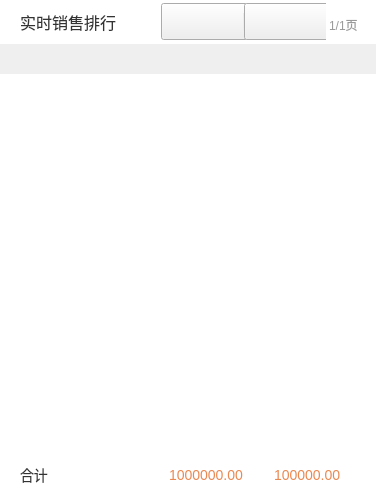
<?xml version="1.0" encoding="UTF-8"?>
<ui version="4.0">
 <class>RankChartsLeftWidget</class>
 <widget class="QWidget" name="RankChartsLeftWidget">
  <property name="geometry">
   <rect>
    <x>0</x>
    <y>0</y>
    <width>376</width>
    <height>495</height>
   </rect>
  </property>
  <property name="windowTitle">
   <string>Form</string>
  </property>
  <layout class="QVBoxLayout" name="verticalLayout">
   <property name="spacing">
    <number>0</number>
   </property>
   <property name="leftMargin">
    <number>0</number>
   </property>
   <property name="topMargin">
    <number>0</number>
   </property>
   <property name="rightMargin">
    <number>0</number>
   </property>
   <property name="bottomMargin">
    <number>0</number>
   </property>
   <item>
    <widget class="QWidget" name="topWidget" native="true">
     <property name="minimumSize">
      <size>
       <width>0</width>
       <height>44</height>
      </size>
     </property>
     <property name="maximumSize">
      <size>
       <width>16777215</width>
       <height>44</height>
      </size>
     </property>
     <property name="styleSheet">
      <string notr="true">QWidget#topWidget{
	background-color:#ffffff;
}</string>
     </property>
     <layout class="QHBoxLayout" name="horizontalLayout">
      <property name="spacing">
       <number>0</number>
      </property>
      <property name="leftMargin">
       <number>20</number>
      </property>
      <property name="topMargin">
       <number>0</number>
      </property>
      <property name="rightMargin">
       <number>15</number>
      </property>
      <property name="bottomMargin">
       <number>0</number>
      </property>
      <item>
       <widget class="QLabel" name="label">
        <property name="styleSheet">
         <string notr="true">font-family:&quot;微软雅黑&quot;;
font-size:16px;
color:#333333;</string>
        </property>
        <property name="text">
         <string>实时销售排行</string>
        </property>
       </widget>
      </item>
      <item>
       <widget class="QWidget" name="leftWidget" native="true">
        <property name="minimumSize">
         <size>
          <width>200</width>
          <height>0</height>
         </size>
        </property>
        <property name="maximumSize">
         <size>
          <width>200</width>
          <height>16777215</height>
         </size>
        </property>
        <layout class="QHBoxLayout" name="horizontalLayout_2">
         <property name="spacing">
          <number>0</number>
         </property>
         <property name="leftMargin">
          <number>0</number>
         </property>
         <property name="topMargin">
          <number>0</number>
         </property>
         <property name="rightMargin">
          <number>0</number>
         </property>
         <property name="bottomMargin">
          <number>0</number>
         </property>
         <item>
          <spacer name="horizontalSpacer_2">
           <property name="orientation">
            <enum>Qt::Horizontal</enum>
           </property>
           <property name="sizeHint" stdset="0">
            <size>
             <width>40</width>
             <height>20</height>
            </size>
           </property>
          </spacer>
         </item>
         <item>
          <widget class="QWidget" name="widget_4" native="true">
           <layout class="QHBoxLayout" name="horizontalLayout_3">
            <property name="spacing">
             <number>0</number>
            </property>
            <property name="leftMargin">
             <number>0</number>
            </property>
            <property name="topMargin">
             <number>0</number>
            </property>
            <property name="rightMargin">
             <number>0</number>
            </property>
            <property name="bottomMargin">
             <number>0</number>
            </property>
            <item>
             <widget class="QPushButton" name="lastPageButton">
              <property name="minimumSize">
               <size>
                <width>87</width>
                <height>37</height>
               </size>
              </property>
              <property name="maximumSize">
               <size>
                <width>87</width>
                <height>37</height>
               </size>
              </property>
              <property name="styleSheet">
               <string notr="true">QPushButton
{
	border-image: url(:/saleImage/btn-up-nomal.png);
}

QPushButton:pressed
{
	border-image: url(:/saleImage/btn-up-pess.png);
}

QPushButton:disabled
{
border-image: url(:/saleImage/btn-up-disable.png);
}</string>
              </property>
              <property name="text">
               <string/>
              </property>
             </widget>
            </item>
            <item>
             <widget class="QWidget" name="widget_3" native="true">
              <property name="minimumSize">
               <size>
                <width>1</width>
                <height>18</height>
               </size>
              </property>
              <property name="maximumSize">
               <size>
                <width>1</width>
                <height>18</height>
               </size>
              </property>
              <property name="styleSheet">
               <string notr="true">border: 1px solid #ededed;</string>
              </property>
             </widget>
            </item>
            <item>
             <widget class="QPushButton" name="nextPageButton">
              <property name="minimumSize">
               <size>
                <width>87</width>
                <height>37</height>
               </size>
              </property>
              <property name="maximumSize">
               <size>
                <width>87</width>
                <height>37</height>
               </size>
              </property>
              <property name="styleSheet">
               <string notr="true">QPushButton{
	border-image: url(:/saleImage/btn-down-nomal.png);
}

QPushButton:pressed{
	border-image: url(:/saleImage/btn-down-pess.png);
}

QPushButton:disabled{
	border-image: url(:/saleImage/btn-down-disabled.png);
}</string>
              </property>
              <property name="text">
               <string/>
              </property>
             </widget>
            </item>
           </layout>
          </widget>
         </item>
         <item>
          <spacer name="horizontalSpacer_3">
           <property name="orientation">
            <enum>Qt::Horizontal</enum>
           </property>
           <property name="sizeHint" stdset="0">
            <size>
             <width>40</width>
             <height>20</height>
            </size>
           </property>
          </spacer>
         </item>
         <item>
          <widget class="QLabel" name="pageLabel">
           <property name="styleSheet">
            <string notr="true">font-size:12px;
color:#999999;
font-family:&quot;微软雅黑&quot;;
padding-top:6px;</string>
           </property>
           <property name="text">
            <string>1/1页</string>
           </property>
          </widget>
         </item>
        </layout>
       </widget>
      </item>
     </layout>
    </widget>
   </item>
   <item>
    <widget class="RankChartsLeftTitleWidget" name="titleWidget" native="true">
     <property name="minimumSize">
      <size>
       <width>0</width>
       <height>30</height>
      </size>
     </property>
     <property name="maximumSize">
      <size>
       <width>16777215</width>
       <height>30</height>
      </size>
     </property>
    </widget>
   </item>
   <item>
    <widget class="RankChartsLeftListView" name="listView">
     <property name="sizePolicy">
      <sizepolicy hsizetype="Minimum" vsizetype="Minimum">
       <horstretch>0</horstretch>
       <verstretch>0</verstretch>
      </sizepolicy>
     </property>
     <property name="styleSheet">
      <string notr="true">QListView{
	border:none;
}</string>
     </property>
    </widget>
   </item>
   <item>
    <widget class="QWidget" name="bottomWidget" native="true">
     <property name="minimumSize">
      <size>
       <width>0</width>
       <height>41</height>
      </size>
     </property>
     <property name="maximumSize">
      <size>
       <width>16777215</width>
       <height>41</height>
      </size>
     </property>
     <property name="styleSheet">
      <string notr="true">QWidget#bottomWidget{
	background-color:#ffffff;
}</string>
     </property>
     <layout class="QHBoxLayout" name="horizontalLayout_4">
      <property name="spacing">
       <number>0</number>
      </property>
      <property name="leftMargin">
       <number>20</number>
      </property>
      <property name="topMargin">
       <number>0</number>
      </property>
      <property name="rightMargin">
       <number>0</number>
      </property>
      <property name="bottomMargin">
       <number>0</number>
      </property>
      <item>
       <widget class="QLabel" name="label_2">
        <property name="styleSheet">
         <string notr="true">font-family:&quot;微软雅黑&quot;;
font-size:14px;
color:#333333;</string>
        </property>
        <property name="text">
         <string>合计</string>
        </property>
       </widget>
      </item>
      <item>
       <widget class="QLabel" name="saleSumMoneyLabel">
        <property name="minimumSize">
         <size>
          <width>105</width>
          <height>0</height>
         </size>
        </property>
        <property name="maximumSize">
         <size>
          <width>105</width>
          <height>16777215</height>
         </size>
        </property>
        <property name="styleSheet">
         <string notr="true">font-family:&quot;微软雅黑&quot;;
font-size:14px;
color:#ea8852;</string>
        </property>
        <property name="text">
         <string>1000000.00</string>
        </property>
       </widget>
      </item>
      <item>
       <widget class="QLabel" name="saleSumNumberLabel">
        <property name="minimumSize">
         <size>
          <width>102</width>
          <height>0</height>
         </size>
        </property>
        <property name="maximumSize">
         <size>
          <width>102</width>
          <height>16777215</height>
         </size>
        </property>
        <property name="styleSheet">
         <string notr="true">font-family:&quot;微软雅黑&quot;;
font-size:14px;
color:#ea8852;</string>
        </property>
        <property name="text">
         <string>100000.00</string>
        </property>
       </widget>
      </item>
     </layout>
    </widget>
   </item>
  </layout>
 </widget>
 <customwidgets>
  <customwidget>
   <class>RankChartsLeftTitleWidget</class>
   <extends>QWidget</extends>
   <header>RankChartsLeftTitleWidget.h</header>
   <container>1</container>
  </customwidget>
  <customwidget>
   <class>RankChartsLeftListView</class>
   <extends>QListView</extends>
   <header>RankChartsLeftListView.h</header>
  </customwidget>
 </customwidgets>
 <resources/>
 <connections/>
</ui>
